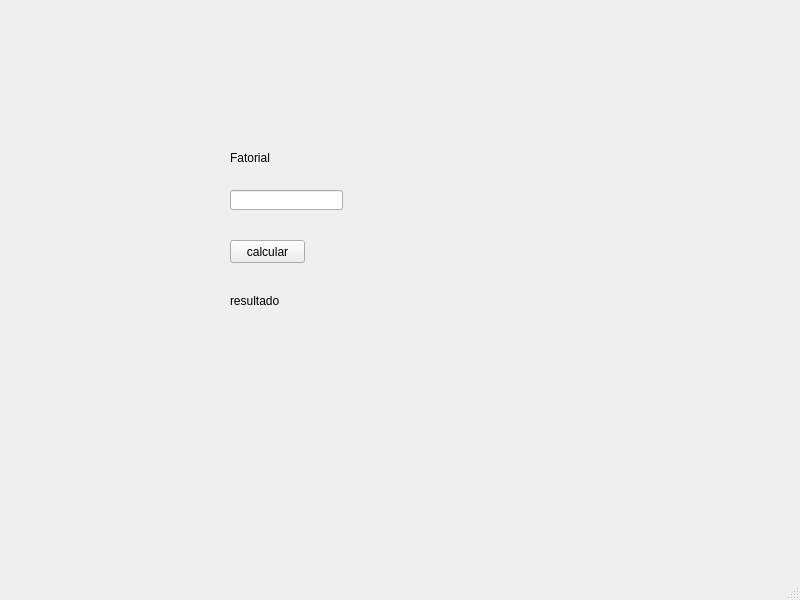
<?xml version="1.0" encoding="UTF-8"?>
<ui version="4.0">
 <class>MainWindow</class>
 <widget class="QMainWindow" name="MainWindow">
  <property name="geometry">
   <rect>
    <x>0</x>
    <y>0</y>
    <width>800</width>
    <height>600</height>
   </rect>
  </property>
  <property name="windowTitle">
   <string>MainWindow</string>
  </property>
  <widget class="QWidget" name="centralwidget">
   <widget class="QPushButton" name="btn">
    <property name="geometry">
     <rect>
      <x>230</x>
      <y>240</y>
      <width>75</width>
      <height>23</height>
     </rect>
    </property>
    <property name="text">
     <string>calcular</string>
    </property>
   </widget>
   <widget class="QLineEdit" name="num">
    <property name="geometry">
     <rect>
      <x>230</x>
      <y>190</y>
      <width>113</width>
      <height>20</height>
     </rect>
    </property>
   </widget>
   <widget class="QLabel" name="label_3">
    <property name="geometry">
     <rect>
      <x>230</x>
      <y>150</y>
      <width>71</width>
      <height>16</height>
     </rect>
    </property>
    <property name="text">
     <string>Fatorial</string>
    </property>
   </widget>
   <widget class="QLabel" name="result">
    <property name="geometry">
     <rect>
      <x>230</x>
      <y>280</y>
      <width>371</width>
      <height>41</height>
     </rect>
    </property>
    <property name="text">
     <string>resultado</string>
    </property>
   </widget>
  </widget>
  <widget class="QMenuBar" name="menubar">
   <property name="geometry">
    <rect>
     <x>0</x>
     <y>0</y>
     <width>800</width>
     <height>21</height>
    </rect>
   </property>
  </widget>
  <widget class="QStatusBar" name="statusbar"/>
 </widget>
 <resources/>
 <connections/>
</ui>
